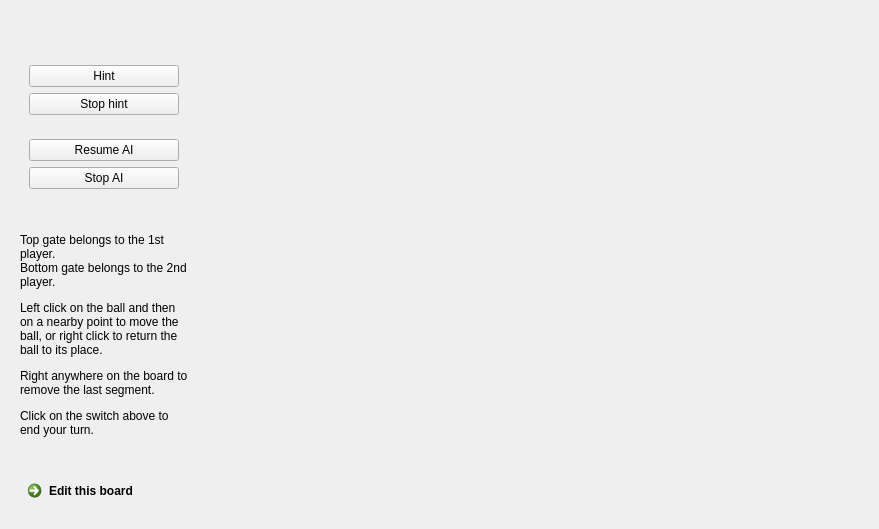
<?xml version="1.0" encoding="UTF-8"?>
<ui version="4.0">
 <class>GameView</class>
 <widget class="QWidget" name="GameView">
  <property name="geometry">
   <rect>
    <x>0</x>
    <y>0</y>
    <width>879</width>
    <height>529</height>
   </rect>
  </property>
  <property name="windowTitle">
   <string>Form</string>
  </property>
  <layout class="QHBoxLayout" name="horizontalLayout_3">
   <item>
    <widget class="QWidget" name="leftContainer" native="true">
     <property name="sizePolicy">
      <sizepolicy hsizetype="Preferred" vsizetype="Preferred">
       <horstretch>1</horstretch>
       <verstretch>0</verstretch>
      </sizepolicy>
     </property>
     <layout class="QVBoxLayout" name="verticalLayout">
      <item alignment="Qt::AlignHCenter">
       <widget class="ps::PlayerSwitch" name="playerSwitch" native="true">
        <property name="toolTip">
         <string>Shows the current player. Click to end the turn.</string>
        </property>
       </widget>
      </item>
      <item>
       <spacer name="verticalSpacer_3">
        <property name="orientation">
         <enum>Qt::Vertical</enum>
        </property>
        <property name="sizeHint" stdset="0">
         <size>
          <width>20</width>
          <height>40</height>
         </size>
        </property>
       </spacer>
      </item>
      <item>
       <widget class="QWidget" name="hintBox" native="true">
        <layout class="QVBoxLayout" name="verticalLayout_2">
         <item>
          <widget class="QPushButton" name="startHintButton">
           <property name="toolTip">
            <string>Get a hint,</string>
           </property>
           <property name="text">
            <string>Hint</string>
           </property>
           <property name="icon">
            <iconset theme="system-help">
             <normaloff/>
            </iconset>
           </property>
          </widget>
         </item>
         <item>
          <widget class="QPushButton" name="stopHintButton">
           <property name="toolTip">
            <string>Stop calculating the hint.</string>
           </property>
           <property name="text">
            <string>Stop hint</string>
           </property>
           <property name="icon">
            <iconset theme="media-playback-stop">
             <normaloff/>
            </iconset>
           </property>
          </widget>
         </item>
        </layout>
       </widget>
      </item>
      <item>
       <widget class="QWidget" name="aiBox" native="true">
        <layout class="QVBoxLayout" name="verticalLayout_3">
         <item>
          <widget class="QPushButton" name="startAiButton">
           <property name="toolTip">
            <string>Resume the AI.</string>
           </property>
           <property name="text">
            <string>Resume AI</string>
           </property>
           <property name="icon">
            <iconset theme="media-playback-start">
             <normaloff/>
            </iconset>
           </property>
          </widget>
         </item>
         <item>
          <widget class="QPushButton" name="stopAiButton">
           <property name="toolTip">
            <string>Stop the AI.</string>
           </property>
           <property name="text">
            <string>Stop AI</string>
           </property>
           <property name="icon">
            <iconset theme="media-playback-stop">
             <normaloff/>
            </iconset>
           </property>
          </widget>
         </item>
        </layout>
       </widget>
      </item>
      <item>
       <spacer name="verticalSpacer_2">
        <property name="orientation">
         <enum>Qt::Vertical</enum>
        </property>
        <property name="sizeHint" stdset="0">
         <size>
          <width>20</width>
          <height>40</height>
         </size>
        </property>
       </spacer>
      </item>
      <item>
       <widget class="QLabel" name="helpLabel">
        <property name="sizePolicy">
         <sizepolicy hsizetype="Preferred" vsizetype="Minimum">
          <horstretch>0</horstretch>
          <verstretch>0</verstretch>
         </sizepolicy>
        </property>
        <property name="text">
         <string>&lt;html&gt;&lt;head/&gt;&lt;body&gt;&lt;p&gt;Top gate belongs to the 1st player.&lt;br/&gt;Bottom gate belongs to the 2nd player.&lt;/p&gt;&lt;p&gt;Left click on the ball and then on a nearby point to move the ball, or right click to return the ball to its place.&lt;/p&gt;&lt;p&gt;Right anywhere on the board to remove the last segment.&lt;/p&gt;&lt;p&gt;Click on the switch above to end your turn.&lt;/p&gt;&lt;/body&gt;&lt;/html&gt;</string>
        </property>
        <property name="wordWrap">
         <bool>true</bool>
        </property>
       </widget>
      </item>
      <item>
       <spacer name="verticalSpacer">
        <property name="orientation">
         <enum>Qt::Vertical</enum>
        </property>
        <property name="sizeHint" stdset="0">
         <size>
          <width>20</width>
          <height>40</height>
         </size>
        </property>
       </spacer>
      </item>
      <item>
       <widget class="QCommandLinkButton" name="editButton">
        <property name="toolTip">
         <string>Edit this board.</string>
        </property>
        <property name="text">
         <string>Edit this board</string>
        </property>
       </widget>
      </item>
     </layout>
    </widget>
   </item>
   <item>
    <widget class="ps::BoardView" name="boardView" native="true">
     <property name="sizePolicy">
      <sizepolicy hsizetype="Preferred" vsizetype="Preferred">
       <horstretch>4</horstretch>
       <verstretch>0</verstretch>
      </sizepolicy>
     </property>
     <property name="minimumSize">
      <size>
       <width>200</width>
       <height>200</height>
      </size>
     </property>
    </widget>
   </item>
   <item>
    <widget class="ps::HistoryView" name="historyView" native="true">
     <property name="sizePolicy">
      <sizepolicy hsizetype="Preferred" vsizetype="Preferred">
       <horstretch>1</horstretch>
       <verstretch>0</verstretch>
      </sizepolicy>
     </property>
     <property name="minimumSize">
      <size>
       <width>120</width>
       <height>0</height>
      </size>
     </property>
    </widget>
   </item>
  </layout>
 </widget>
 <customwidgets>
  <customwidget>
   <class>ps::PlayerSwitch</class>
   <extends>QWidget</extends>
   <header>ps/views/playerswitch.hpp</header>
   <container>1</container>
  </customwidget>
  <customwidget>
   <class>ps::BoardView</class>
   <extends>QWidget</extends>
   <header>ps/views/boardview.hpp</header>
   <container>1</container>
  </customwidget>
  <customwidget>
   <class>ps::HistoryView</class>
   <extends>QWidget</extends>
   <header>ps/views/historyview.hpp</header>
   <container>1</container>
  </customwidget>
 </customwidgets>
 <resources/>
 <connections/>
</ui>
